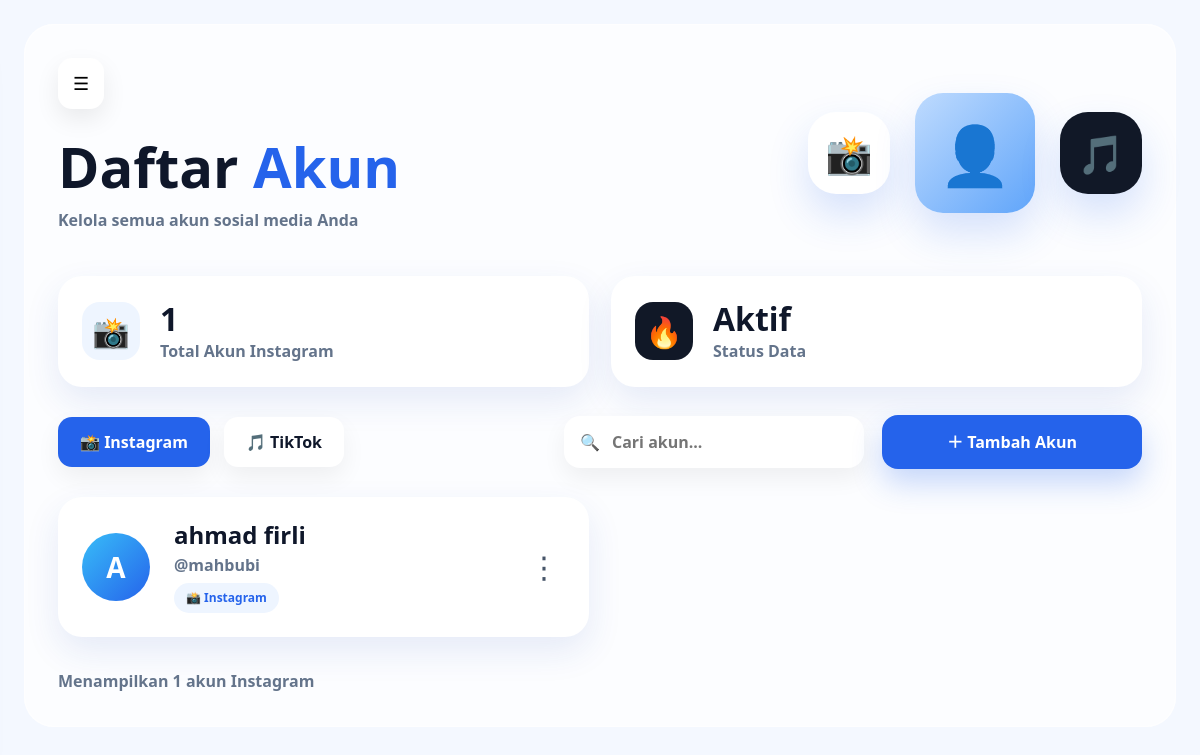
Screenshot of /sosmed/ with the database file from the repository.
### sosmed/models.py (models this page shows, shortened)
class Instagram(models.Model):
    PLATFORM_CHOICES = [
        ('instagram', 'Instagram'),
        ('tiktok', 'TikTok'),
    ]
    nama_depan = models.CharField(max_length=100)
    nama_belakang = models.CharField(max_length=100)
    username = models.CharField(max_length=100)
    platform = models.CharField(
        max_length=20,
        choices=PLATFORM_CHOICES,
        default='instagram'
    )

### sosmed/views.py (the view)
# urls.py: path('', views.list_instagram, name='list'),
def list_instagram(request):
    keyword = request.GET.get('q')
    platform = request.GET.get('platform', 'instagram')
    semua_akun = Instagram.objects.filter(platform=platform)
    if keyword:
        semua_akun = semua_akun.filter(username__icontains=keyword)
    context = {
        'page_title': 'Sosial Media',
        'semua_akun': semua_akun,
        'keyword': keyword,
        'platform': platform,
    }
    return render(request, 'sosmed/list.html', context)

### sosmed/templates/sosmed/list.html (shortened to what this page needs)
{% extends "base.html" %}
{% block contents %}
<div class="app-layout">
  <main class="dashboard-content">
    <section class="top-hero">
      <div>
        <button class="menu-btn" onclick="toggleSidebar()">☰</button>
        <h1>Daftar <span>Akun</span></h1>
        <p>Kelola semua akun sosial media Anda</p>
      </div>
      <div class="hero-icons">
        <div class="float-icon instagram">📸</div>
        <div class="float-icon user">👤</div>
        <div class="float-icon tiktok">🎵</div>
      </div>
    </section>
    <section class="stats-grid">
      <div class="stat-box">
        <div class="stat-logo">
          {% if platform == 'tiktok' %}
            🎵
          {% else %}
            📸
          {% endif %}
        </div>
        <div>
          <h2>{{ semua_akun|length }}</h2>
          <p>
            Total Akun
            {% if platform == 'tiktok' %}
              TikTok
            {% else %}
              Instagram
            {% endif %}
          </p>
        </div>
      </div>
      <div class="stat-box">
        <div class="stat-logo dark">🔥</div>
        <div>
          <h2>Aktif</h2>
          <p>Status Data</p>
        </div>
      </div>
    </section>
    <section class="toolbar">
      <div class="platform-switch">
        <a href="?platform=instagram"
           class="{% if platform == 'instagram' %}active{% endif %}">
          📸 Instagram
        </a>
        <a href="?platform=tiktok"
           class="{% if platform == 'tiktok' %}active{% endif %}">
          🎵 TikTok
        </a>
      </div>
      <form method="GET" class="search-box">
        <span>🔍</span>
        <input
          type="text"
          name="q"
          placeholder="Cari akun..."
          value="{{ keyword|default:'' }}">
      </form>
      <a href="{% url 'sosmed:create' %}" class="add-btn">
        ＋ Tambah Akun
      </a>
    </section>
    <section class="account-grid">
      {% for akun in semua_akun %}
      <div class="account-card-new">
        <div class="profile-circle">
          {{ akun.nama_depan|first|upper }}
        </div>
        <div class="account-info">
          <h4>{{ akun.nama_depan }} {{ akun.nama_belakang }}</h4>
          <p>@{{ akun.username }}</p>
          <span class="platform-badge">
            {% if akun.platform == 'tiktok' %}
              🎵 TikTok
            {% else %}
              📸 Instagram
            {% endif %}
          </span>
        </div>
        <div class="dropdown">
          <button class="dots" data-bs-toggle="dropdown">⋮</button>
        </div>
      </div>
      {% endfor %}
    </section>
    <div class="footer-info">
      Menampilkan {{ semua_akun|length }} akun
      {% if platform == 'tiktok' %}
        TikTok
      {% else %}
        Instagram
      {% endif %}
    </div>
  </main>
</div>
{% endblock contents %}

### templates/base.html (style rules this page uses)
* { font-family: "Segoe UI", Arial, sans-serif; box-sizing: border-box; }
body { min-height: 100vh; margin: 0; background: #f4f8ff; color: #0f172a; transition: .3s; }
.app-layout { display: block; min-height: 100vh; padding: 24px; }
.dashboard-content { width: 100%; background: rgba(255,255,255,.72); border-radius: 30px; padding: 34px; box-shadow: inset 0 0 0 1px rgba(255,255,255,.8); }
.top-hero { display: flex; justify-content: space-between; align-items: center; margin-bottom: 28px; }
.menu-btn { border: none; background: white; border-radius: 14px; padding: 12px 15px; box-shadow: 0 10px 25px rgba(0,0,0,.08); font-size: 18px; cursor: pointer; }
.top-hero h1 { font-size: 56px; font-weight: 900; margin: 24px 0 8px; }
.top-hero h1 span { color: #2563eb; }
.top-hero p { color: #64748b; font-weight: 700; }
.hero-icons { display: flex; align-items: center; gap: 25px; }
.float-icon { width: 82px; height: 82px; border-radius: 28px; display: grid; place-items: center; font-size: 38px; box-shadow: 0 20px 40px rgba(37,99,235,.18); background: white; }
.user { width: 120px; height: 120px; background: linear-gradient(135deg, #bfdbfe, #60a5fa); font-size: 58px; }
.tiktok { background: #111827; color: white; }
.stats-grid { display: grid; grid-template-columns: repeat(2, 1fr); gap: 22px; margin-bottom: 28px; }
.stat-box { background: white; border-radius: 24px; padding: 24px; display: flex; align-items: center; gap: 20px; box-shadow: 0 14px 35px rgba(30,64,175,.10); }
.stat-logo { width: 58px; height: 58px; border-radius: 18px; display: grid; place-items: center; font-size: 30px; background: #eef5ff; }
.stat-logo.dark { background: #111827; color: white; }
.stat-box h2 { font-weight: 900; margin: 0; }
.stat-box p { margin: 0; color: #64748b; font-weight: 600; }
.toolbar { display: grid; grid-template-columns: 1fr 300px 260px; gap: 18px; align-items: center; margin-bottom: 28px; }
.platform-switch { display: flex; gap: 14px; align-items: center; flex-wrap: wrap; }
.platform-switch a { text-decoration: none; border: none; background: white; color: #0f172a; padding: 13px 22px; border-radius: 14px; font-weight: 800; box-shadow: 0 10px 25px rgba(0,0,0,.06); }
.platform-switch a.active { background: #2563eb; color: white; }
.search-box { background: white; border-radius: 16px; padding: 13px 16px; display: flex; align-items: center; gap: 10px; box-shadow: 0 10px 25px rgba(0,0,0,.06); }
.search-box input { border: none; outline: none; width: 100%; font-weight: 600; background: transparent; }
.add-btn { background: #2563eb; color: white; text-decoration: none; padding: 15px 22px; border-radius: 16px; font-weight: 800; text-align: center; box-shadow: 0 14px 30px rgba(37,99,235,.25); }
.account-grid { display: grid; grid-template-columns: repeat(2, 1fr); gap: 22px; }
.account-card-new { background: white; border-radius: 24px; padding: 24px; display: grid; grid-template-columns: 72px 1fr auto; align-items: center; gap: 20px; box-shadow: 0 14px 35px rgba(30,64,175,.10); transition: .25s; }
.profile-circle { width: 68px; height: 68px; border-radius: 50%; display: grid; place-items: center; color: white; font-size: 28px; font-weight: 900; background: linear-gradient(135deg, #38bdf8, #2563eb); }
.account-info h4 { margin: 0; font-weight: 900; }
.account-info p { margin: 4px 0 0; color: #64748b; font-weight: 700; }
.platform-badge { display: inline-block; margin-top: 6px; padding: 6px 12px; border-radius: 999px; font-size: 12px; font-weight: 800; background: #eef5ff; color: #2563eb; }
.dots { border: none; background: transparent; font-size: 30px; color: #475569; }
.footer-info { margin-top: 32px; color: #64748b; font-weight: 700; }

### rows the page displays
Instagram: nama_depan|first "A", nama_depan "ahmad", nama_belakang "firli", username "mahbubi", platform "📸 Instagram"

### other values shown
{{ semua_akun|length }} "1"
